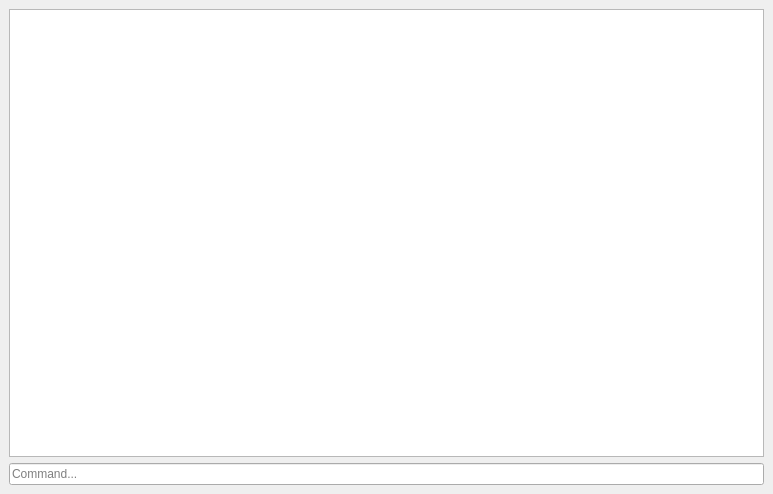
<?xml version="1.0" encoding="UTF-8"?>
<ui version="4.0">
 <class>consoleDockWidget</class>
 <widget class="ConsoleDockWidget" name="consoleDockWidget">
  <property name="geometry">
   <rect>
    <x>0</x>
    <y>0</y>
    <width>773</width>
    <height>494</height>
   </rect>
  </property>
  <property name="windowTitle">
   <string>Console</string>
  </property>
  <widget class="QWidget" name="dockWidgetContents">
   <layout class="QVBoxLayout" name="verticalLayout">
    <item>
     <widget class="QTextBrowser" name="logTextBrowser">
      <property name="font">
       <font>
        <family>Consolas</family>
       </font>
      </property>
     </widget>
    </item>
    <item>
     <widget class="QLineEdit" name="commandLineEdit">
      <property name="placeholderText">
       <string>Command...</string>
      </property>
      <property name="clearButtonEnabled">
       <bool>false</bool>
      </property>
     </widget>
    </item>
   </layout>
  </widget>
 </widget>
 <customwidgets>
  <customwidget>
   <class>ConsoleDockWidget</class>
   <extends>QDockWidget</extends>
   <header>console_dock_widget.py</header>
  </customwidget>
 </customwidgets>
 <resources/>
 <connections/>
</ui>
